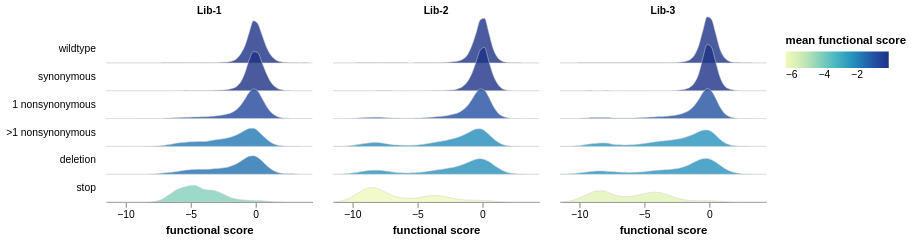

Specify this chart in Vega-Lite:
### Vega-Lite specification from a JSON file in a GitHub repository (floating-point values rounded to 4 significant figures; data arrays with more than 128 entries replaced by an {"elided": "..."} marker saying what was removed)
{"config": {"view": {"continuousWidth": 400, "continuousHeight": 300, "stroke": null}, "axis": {"grid": false}}, "data": {"name": "data-73e2b92d49cf0d6ac88f9c30b9249e81"}, "mark": {"type": "area", "fillOpacity": 0.8, "interpolate": "monotone", "smooth": true, "stroke": "lightgray", "strokeWidth": 0.5}, "bounds": "flush", "encoding": {"column": {"field": "library", "header": {"labelFontWeight": "bold", "labelPadding": 18.9}, "title": null, "type": "nominal"}, "fill": {"field": "mean_func_score", "legend": {"direction": "horizontal"}, "scale": {"scheme": "yellowgreenblue"}, "title": "mean functional score", "type": "quantitative"}, "row": {"field": "variant_class", "header": {"labelAlign": "left", "labelAngle": 0}, "sort": ["wildtype", "synonymous", "1 nonsynonymous", ">1 nonsynonymous", "deletion", "stop"], "spacing": 0, "title": null, "type": "nominal"}, "tooltip": [{"field": "library", "type": "nominal"}, {"field": "variant_class", "type": "nominal"}, {"field": "mean_func_score", "format": ".2f", "title": "mean functional score", "type": "quantitative"}], "x": {"field": "func_score", "scale": {"nice": false}, "title": "functional score", "type": "quantitative"}, "y": {"axis": null, "field": "count", "scale": {"range": [27, -18.9]}, "type": "quantitative"}}, "height": 27, "width": 200, "$schema": "https://vega.github.io/schema/vega-lite/v5.json", "datasets": {"data-73e2b92d49cf0d6ac88f9c30b9249e81": {"elided": "900 records"}}}
